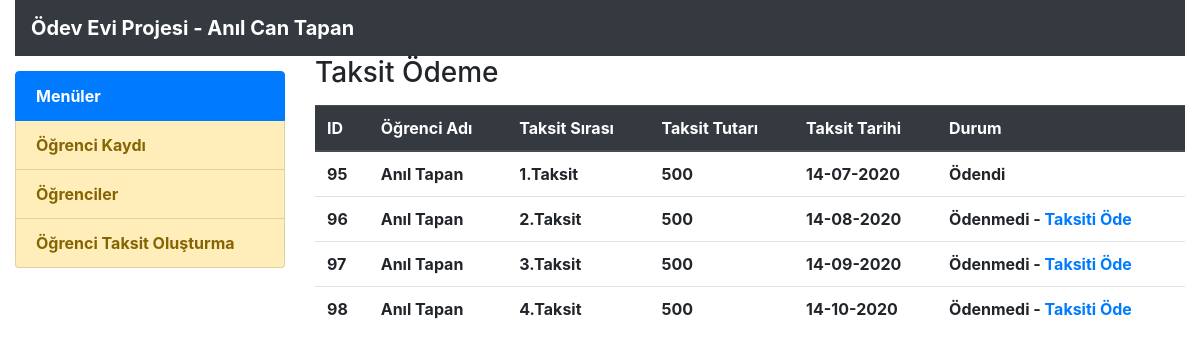
Page /taksitodeme.php?ode=22 on the committed database.
### tables this page shows
CREATE TABLE `taksitler` (
  `id` int(11) NOT NULL,
  `ogrenci_id` text NOT NULL,
  `taksit_sira` text NOT NULL,
  `taksit_tutar` text NOT NULL,
  `taksit_tarih` text NOT NULL,
  `durum` int(11) NOT NULL,
  `odenme_tarihi` text NOT NULL
);

CREATE TABLE `ogrencibilgileri` (
  `id` int(11) NOT NULL,
  `ogrenci_ad` text NOT NULL,
  `ogrenci_soyad` text NOT NULL,
  `veli_ad` text NOT NULL,
  `veli_soyad` text NOT NULL,
  `veli_tel` text NOT NULL,
  `veli_mail` text NOT NULL,
  `veli_tc` text NOT NULL,
  `tarih` text NOT NULL
);

### taksitodeme.php (the view, shortened to what this page needs)
<?php include("header.php") ?>
<h3>Taksit Ödeme</h3>
<?php
if($_GET["ode"]) {
$ogrenci_id = $_GET['ode'];
?>
<table class="table ust15bosluk">
  <thead class="thead-dark">
    <tr>
      <th><strong>ID</strong></th>
      <th><strong>Öğrenci Adı</strong></th>
      <th><strong>Taksit Sırası</strong></th>
      <th><strong>Taksit Tutarı</strong></th>
	  <th><strong>Taksit Tarihi</strong></th>
	  <th><strong>Durum</strong></th>
    </tr>
  </thead>
  <tbody>
<?php
$sorguliste = mysqli_query($baglanti, "select * from taksitler where ogrenci_id='$ogrenci_id'"); while($diziKayitSec = mysqli_fetch_array($sorguliste)) {
?>
<tr>
<td><strong><?php echo $diziKayitSec["id"]; ?></strong></td>
 <td><strong><?php $icsorgu = mysqli_query($baglanti, "select * from ogrencibilgileri where id='$ogrenci_id'"); while($icliste = mysqli_fetch_array($icsorgu)) { echo ''.$icliste["ogrenci_ad"].' '.$icliste["ogrenci_soyad"].''; } ?></td>
 <td><strong><?php echo $diziKayitSec["taksit_sira"]; ?>.Taksit</strong> </td>
 <td><strong><?php echo $diziKayitSec["taksit_tutar"]; ?> </strong></td>
 <td><strong><?php echo $diziKayitSec["taksit_tarih"]; ?> </strong></td>
 <td><strong><?php if ($diziKayitSec["durum"] == 0) { echo 'Ödenmedi - <a href="?odeme='.$diziKayitSec["id"].'&id='.$ogrenci_id.'">Taksiti Öde</a>';} else {echo 'Ödendi';} ?> <strong></td>
<?php
}}
?>

### header.php (shortened to what this page needs)
<link rel="stylesheet" href="css/stil.css" />
		<link rel="stylesheet" href="https://stackpath.bootstrapcdn.com/bootstrap/4.4.1/css/bootstrap.min.css">
<link rel="stylesheet" href="stil.css" />
<div class="container-fluid">
			<nav class="navbar navbar-expand-lg navbar-dark bg-dark">
				<a class="navbar-brand" href="index.php"><strong>Ödev Evi Projesi - Anıl Can Tapan</strong></a>
			</nav>
		</div>
<div class="container-fluid">
			<div class="row">
				<div class="col-3">
							<div class="list-group ust15bosluk">
							  <a href="#" class="list-group-item list-group-item-action active"><strong>Menüler</strong></a>
							  <a href="kayitolustur.php" class="list-group-item list-group-item-warning"><strong>Öğrenci Kaydı</strong></a>
							  <a href="ogrenciler.php" class="list-group-item list-group-item-warning"><strong>Öğrenciler</strong></a>
							  <a href="taksitolustur.php" class="list-group-item list-group-item-warning"><strong>Öğrenci Taksit Oluşturma</strong></a>
							  </div>
							 </div>
				<div class="col">

### stil.css (style rules this page uses)
.ust15bosluk { margin-top:15px; }
strong { font-weight: bold; }

### rows in the picture
taksitler: id "95", taksit_sira "1", taksit_tutar "500", taksit_tarih "14-07-2020", durum "Ödendi"
ogrencibilgileri: ogrenci_ad "Anıl", ogrenci_soyad "Tapan"
taksitler: id "96", taksit_sira "2", taksit_tutar "500", taksit_tarih "14-08-2020"
taksitler: id "97", taksit_sira "3", taksit_tutar "500", taksit_tarih "14-09-2020"
taksitler: id "98", taksit_sira "4", taksit_tutar "500", taksit_tarih "14-10-2020"
